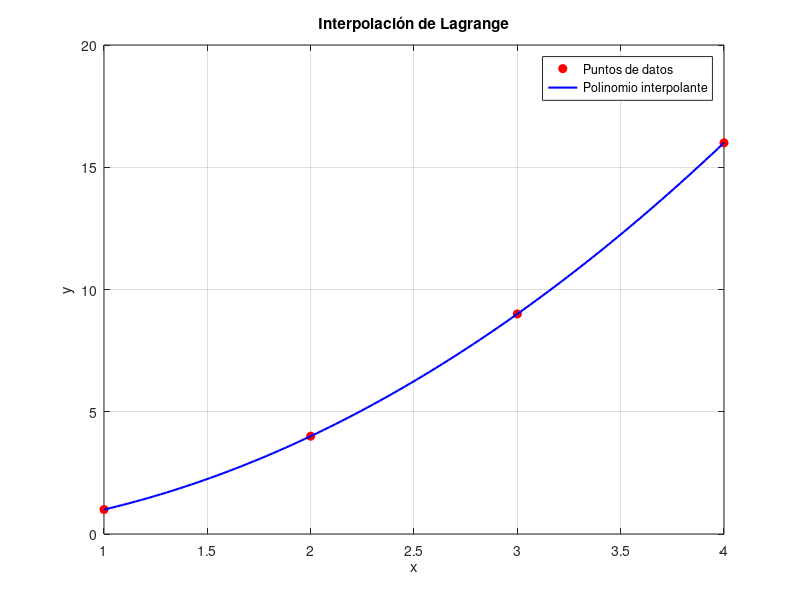

Recreate this plot in MATLAB.

function LagrangeInterpolation
    % Definición de los puntos de datos
    x = [1, 2, 3, 4]; % Puntos x
    y = [1, 4, 9, 16]; % Puntos y (por ejemplo, y = x^2)

    % Valor en el que se desea interpolar
    x_interp = 2.5; 

    % Calcular el valor interpolado
    y_interp = lagrange(x, y, x_interp);

    % Mostrar el resultado
    fprintf('El valor interpolado en x = %.2f es y = %.2f\n', x_interp, y_interp);

    % Graficar los puntos y el polinomio interpolante
    x_fit = linspace(min(x), max(x), 100);
    y_fit = arrayfun(@(xi) lagrange(x, y, xi), x_fit);

    figure;
    plot(x, y, 'ro', 'MarkerFaceColor', 'r'); hold on;
    plot(x_fit, y_fit, 'b-', 'LineWidth', 1.5);
    xlabel('x');
    ylabel('y');
    title('Interpolación de Lagrange');
    legend('Puntos de datos', 'Polinomio interpolante', 'Location', 'best');
    grid on;
end

function y_interp = lagrange(x, y, x_interp)
    % Función para calcular el polinomio de Lagrange
    n = length(x);
    y_interp = 0;

    for i = 1:n
        % Calcular el término de Lagrange
        L = 1;
        for j = 1:n
            if j ~= i
                L = L * (x_interp - x(j)) / (x(i) - x(j));
            end
        end
        % Sumar el término al resultado
        y_interp = y_interp + y(i) * L;
    end
end